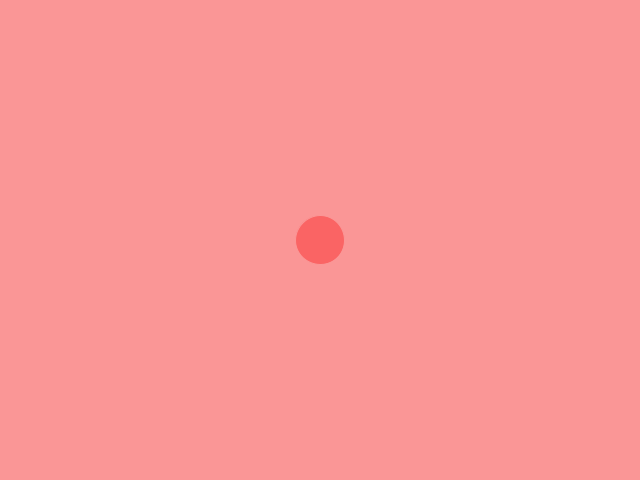
Frame 1 (no input)
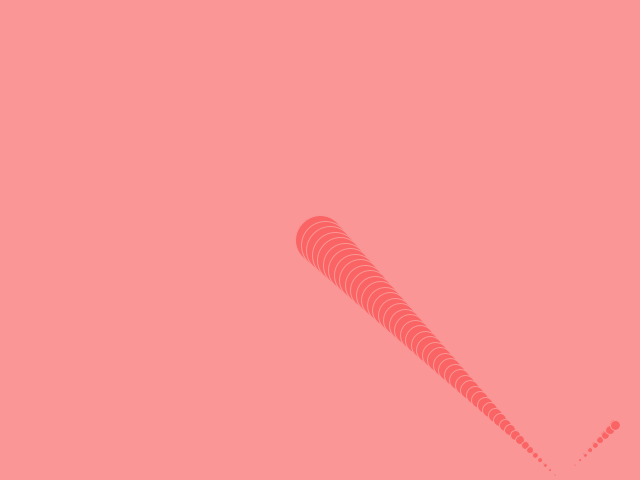
Frame 60 (the mouse pressed at the canvas centre just before this capture)
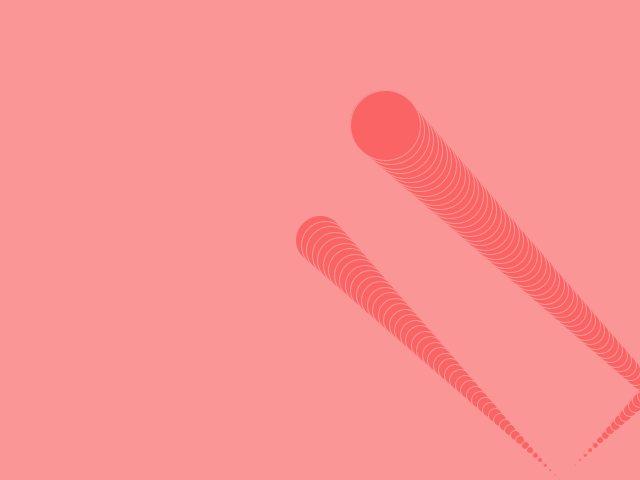
Frame 120 (the mouse held since frame 60 and released just before this capture)

The Processing sketch that drew these frames (run headless with seeded random() and noise(); from frame 60 on, the mouse is pressed at the canvas centre):

// Processing sketch: exercise01_as
// ── exercise01_as.pde
final int CIRCLE_SPEED = 5;                                           //speed of circle
final color NO_CLICK_FILL_COLOR = color(250, 100, 100);               //default circle color (pink)
final color CLICK_FILL_COLOR = color(100, 100, 250);                  //color when mouse collision (blue)
final color BACKGROUND_COLOR = color(250, 150, 150);                  //background color (salmon)
final color STROKE_COLOR = color(250, 150, 150);                      //circle outline color (light salmon)
final int CIRCLE_SIZE = 50;                                           //circle size

int circleX;                                                          //integer circle X pos
int circleY;                                                          //integer circle y pos
int circleVX;                                                         //int circle x velocity
int circleVY;                                                         //int circle y velocity
int currentCircleSize;                                                 //increased circle size

void setup() {
  size(640, 480);                                                     //background size
  circleX = width/2;                                                  //circle width div by 2
  circleY = height/2;                                                 //circle height div by 2
  circleVX = CIRCLE_SPEED;                                            //circleVX equals to 7
  circleVY = CIRCLE_SPEED;                                            //see above
  stroke(STROKE_COLOR);                                               //circle stroke is now light salmon
  fill(NO_CLICK_FILL_COLOR);                                          //default fill color is pink
  background(BACKGROUND_COLOR);                                       //background is now salmon
  
  currentCircleSize = CIRCLE_SIZE;                                    //DEFAULT VALUE  
}

void draw() {
  currentCircleSize--;                                                               //CIRCLE BECOMES SMALLER (AND THEN BIGGER!)
  
  if (dist(mouseX, mouseY, circleX, circleY) < currentCircleSize/2) {                //if mouse is on circle
    fill(CLICK_FILL_COLOR);                                                          //circle becomes blue 
  }
  else {
    fill(NO_CLICK_FILL_COLOR);                                                       //if not, remain pink
  }
  ellipse(circleX, circleY, currentCircleSize, currentCircleSize);                    //circle position, circle size
  circleX += circleVX;                                                                // circle x pos increments by 7
  circleY += circleVY;
  if (circleX + currentCircleSize/2 > width || circleX - currentCircleSize/2 < 0) {   //if edge of circle hits screen perimeter x-wise, or other edge, mimics "bounce"
    circleVX = -circleVX;                                                             //flip direction
  }
  if (circleY + currentCircleSize/2 > height || circleY - currentCircleSize/2 < 0) {   //if edge of circle hits screen perimeter y-wise, or other edge, mimics "bounce"
    circleVY = -circleVY;                                                              //flip direction
  }
}

void mousePressed() {
  background(BACKGROUND_COLOR);                                            //if mouse is pressed, reset circle animation (paste on background)
}
